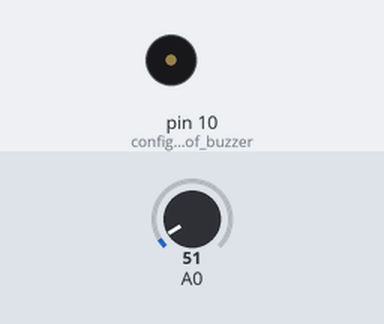
Recording of a sketch running on a simulated Arduino Uno, built with avr-gcc and run on an emulated ATmega328P. Shown: buzzer (waves = sounding). The test bench sets the inputs (shaded band); at power-on: A0 = 51. What the sketch prints to the serial monitor is not drawn.

Above: at 1.2 s.
1.3 s: A0 set to 63
2.8 s: A0 set to 71
Timing chart, 0 to 10.3 s (numbered marks = the images above; inputs shaded):
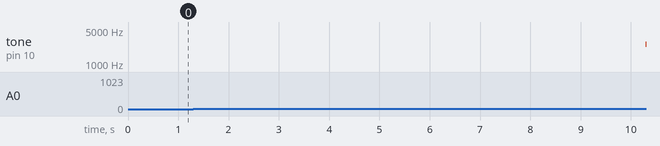

Measured:
- after the input at 2.8 s, tone on pin 10 (configure_pin_of_buzzer): stays silent (without the input it goes to 2945 Hz after 2.6 s)

The sketch:

temperature_alarm.ino
```cpp
//Project 7 Temperature Alarm
float sinVal;
int toneVal;
unsigned long tepTimer;

void setup(){
    pinMode(10, OUTPUT); // configure pin of buzzer
    Serial.begin(9600);  // configure baud rate to 9600 bps
}

void loop(){
    //int val; //save the value of LM35
    double data; //save the converted value of temperature
    int val = analogRead(0); //Connect LM35 to analog pin and read value from it
    data = (double) val * (5/10.24); //Convert the voltage value to temperature value
    if(data > 29){ //If temperature is higher than 27, the buzzer starts to make sound.
      for(int x=0; x<180; x++){ //Convert sin function to radian
        sinVal = (sin(x*(3.1412/180))); //Use sin function to generate frequency of sound
        toneVal = 2000+(int(sinVal*1000));
        //Configure the buzzer pin 10
        tone(10, toneVal);
        delay(2);
        }
     }else { //  If the temperature is lower than 27, turn off the buzzer
        noTone(10); //Turn off the buzzer
        }

     if(millis() - tepTimer > 500){ // Every 500 ms, serial port outputs temperature value.
       tepTimer = millis();
       Serial.print("temperature: "); //Serial port outputs temperature
       Serial.print(data); //Serial port outputs temperature value
       Serial.println("C"); //Serial port output temperature unit
       }
}
```
